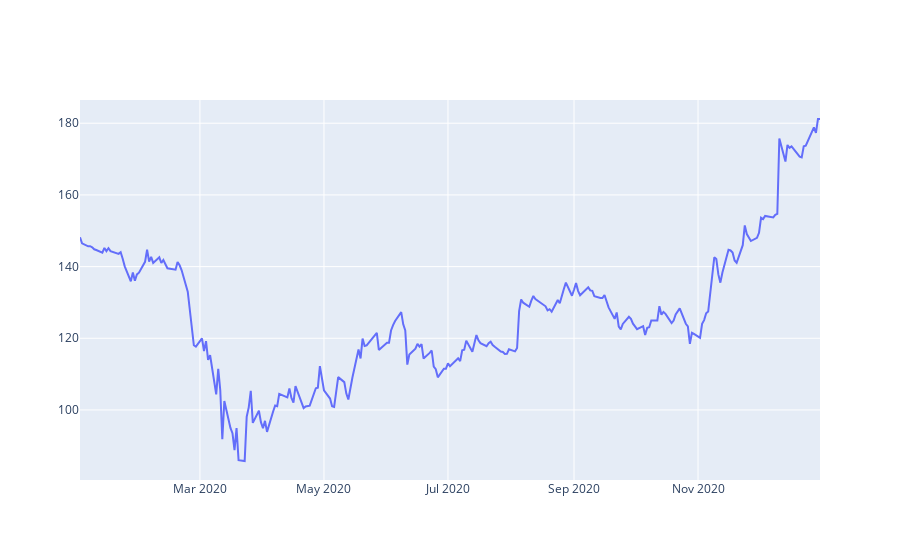

Here is the notebook cell this chart was saved with:
### Code cell
#Use go.Figure() function to visualise created data: data_obj
fig_one=go.Figure(data_obj)

fig_one.show() #to show the chart

### Figure 1 — Plotly figure (JSON) as saved in the notebook; plotly's stock layout.template omitted (floating-point values rounded to 4 significant figures; data arrays with more than 128 entries replaced by an {"elided": "..."} marker saying what was removed)
{"data": [{"mode": "lines", "type": "scatter", "x": {"elided": "253 str values"}, "y": {"elided": "253 float values"}}], "layout": {}}
